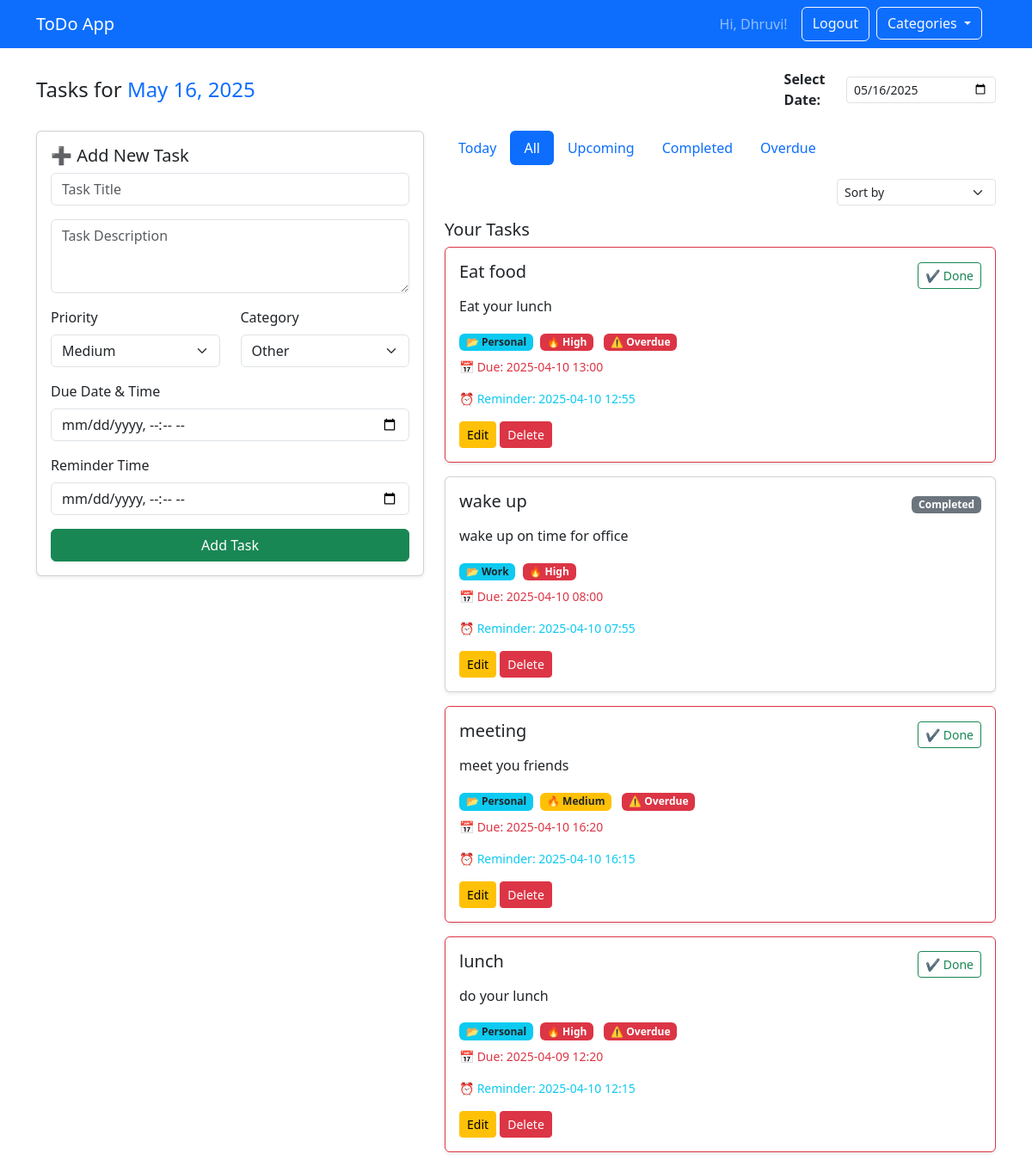
/tasks/all (signed in), run on the app's committed database.
### models.py (models this page shows)
class User(UserMixin, db.Model):
    id = db.Column(db.Integer, primary_key=True)
    username = db.Column(db.String(80), unique=True, nullable=False)
    password = db.Column(db.String(200), nullable=False)
    todos = db.relationship('Todo', backref='owner', lazy=True)

class Todo(db.Model):
    id = db.Column(db.Integer, primary_key=True)
    title = db.Column(db.String(100), nullable=False)
    description = db.Column(db.Text, nullable=True)
    category = db.Column(db.String(20), nullable=False, default='Other')
    created_at = db.Column(db.DateTime, default=datetime.utcnow)
    reminder_time = db.Column(db.DateTime, nullable=True)
    completed = db.Column(db.Boolean, default=False)
    due_date = db.Column(db.DateTime, nullable=True)
    priority = db.Column(db.String(10), nullable=False, default='Medium')
    user_id = db.Column(db.Integer, db.ForeignKey('user.id'), nullable=False)

### routes.py (the view)
@app.route('/tasks/all')
@login_required
def all_tasks():
    now = datetime.now()
    tasks = Todo.query.filter_by(user_id=current_user.id).all()
    return render_template('index.html', tasks=tasks, selected_date=date.today(), now=now, active_tab='all')

### routes.py (called while the page is built)
@login_manager.user_loader
def load_user(user_id):
    return User.query.get(int(user_id))

### templates/index.html (shortened to what this page needs)
{% extends 'base.html' %}
{% block content %}
<div class="d-flex justify-content-between align-items-center mb-4">
  <h4 class="mb-0">
    Tasks for <span class="text-primary">{{ selected_date.strftime('%B %d, %Y') }}</span>
  </h4>
  <div class="d-flex align-items-center">
    <label for="datePicker" class="me-2 fw-semibold">Select Date:</label>
    <input type="date" class="form-control form-control-sm" id="datePicker"
           value="{{ selected_date.strftime('%Y-%m-%d') }}">
  </div>
</div>
<div class="row">
  <div class="col-md-5 mb-4">
    <div class="card shadow-sm">
      <div class="card-body">
        <h5 class="card-title">➕ Add New Task</h5>
        <form method="POST" action="{{ url_for('add') }}">
          <div class="mb-3">
            <input type="text" name="title" class="form-control" placeholder="Task Title" required>
          </div>
          <div class="mb-3">
            <textarea name="description" class="form-control" rows="3" placeholder="Task Description"></textarea>
          </div>
          <div class="row">
            <div class="col-6 mb-3">
              <label class="form-label">Priority</label>
              <select name="priority" class="form-select" required>
                <option value="Medium" selected>Medium</option>
              </select>
            </div>
            <div class="col-6 mb-3">
              <label class="form-label">Category</label>
              <select name="category" class="form-select" required>
                <option value="Other" selected>Other</option>
              </select>
            </div>
          </div>
          <div class="mb-3">
            <label class="form-label">Due Date & Time</label>
            <input type="datetime-local" name="due_date" class="form-control">
          </div>
          <div class="mb-3">
            <label class="form-label">Reminder Time</label>
            <input type="datetime-local" name="reminder_time" class="form-control">
          </div>
          <button type="submit" class="btn btn-success w-100">Add Task</button>
        </form>
      </div>
    </div>
  </div>
  <div class="col-md-7">
    <ul class="nav nav-pills mb-3">
      <li class="nav-item"><a class="nav-link {% if active_tab == 'today' %}active{% endif %}" href="{{ url_for('index') }}">Today</a></li>
      <li class="nav-item"><a class="nav-link {% if active_tab == 'all' %}active{% endif %}" href="{{ url_for('all_tasks') }}">All</a></li>
      <li class="nav-item"><a class="nav-link {% if active_tab == 'upcoming' %}active{% endif %}" href="{{ url_for('upcoming_tasks') }}">Upcoming</a></li>
      <li class="nav-item"><a class="nav-link {% if active_tab == 'completed' %}active{% endif %}" href="{{ url_for('completed_tasks') }}">Completed</a></li>
      <li class="nav-item"><a class="nav-link {% if active_tab == 'overdue' %}active{% endif %}" href="{{ url_for('overdue_tasks') }}">Overdue</a></li>
    </ul>
    <div class="mb-3 d-flex justify-content-end">
      <form id="sortForm">
        <select name="sort" class="form-select form-select-sm w-auto" onchange="this.form.submit()">
          <option disabled selected>Sort by</option>
        </select>
      </form>
    </div>
    <h5>Your Tasks</h5>
    {% if tasks %}
      {% for task in tasks %}
      <div class="card mb-3 shadow-sm
        {% if task.due_date and not task.completed and task.due_date < now %}
          border border-danger
        {% endif %}">
        <div class="card-body">
          <div class="d-flex justify-content-between align-items-center">
            <h5 class="card-title">{{ task.title }}</h5>
            {% if not task.completed %}
            <form action="{{ url_for('mark_complete', id=task.id) }}" method="POST" style="display:inline;">
              <button class="btn btn-sm btn-outline-success">✔ Done</button>
            </form>
            {% else %}
            <span class="badge bg-secondary">Completed</span>
            {% endif %}
          </div>
          {% if task.description %}
            <p class="card-text mt-2">{{ task.description }}</p>
          {% endif %}
          <div class="mb-2">
            <span class="badge bg-info text-dark me-1">📂 {{ task.category }}</span>
            <span class="badge
              {% if task.priority == 'High' %}bg-danger
              {% elif task.priority == 'Medium' %}bg-warning text-dark
              {% else %}bg-success{% endif %}">
              🔥 {{ task.priority }}
            </span>
            {% if task.due_date and not task.completed and task.due_date < now %}
              <span class="badge bg-danger ms-2">⚠️ Overdue</span>
            {% endif %}
          </div>
          {% if task.due_date %}
          <p class="text-danger small">📅 Due: {{ task.due_date.strftime('%Y-%m-%d %H:%M') }}</p>
          {% endif %}
          {% if task.reminder_time %}
          <p class="text-info small">⏰ Reminder: {{ task.reminder_time.strftime('%Y-%m-%d %H:%M') }}</p>
          {% endif %}
          <a href="{{ url_for('update', id=task.id) }}" class="btn btn-sm btn-warning">Edit</a>
          <a href="{{ url_for('delete', id=task.id) }}" class="btn btn-sm btn-danger">Delete</a>
        </div>
      </div>
      {% endfor %}
    {% else %}
      <p>No tasks found. Start by adding one.</p>
    {% endif %}
  </div>
</div>
{% endblock %}

### templates/base.html (shortened to what this page needs)
<!DOCTYPE html>
<html lang="en">
<head>
    <link href="https://cdn.jsdelivr.net/npm/bootstrap@5.3.3/dist/css/bootstrap.min.css" rel="stylesheet">
</head>
<body>
<nav class="navbar navbar-expand-lg navbar-dark bg-primary">
    <div class="container">
        <a class="navbar-brand" href="/">ToDo App</a>
        <div class="d-flex">
            {% if current_user.is_authenticated %}
                <span class="navbar-text me-3">Hi, {{ current_user.username }}!</span>
                <a href="{{ url_for('logout') }}" class="btn btn-outline-light">Logout</a>
                <div class="dropdown me-3">
                  <button class="btn btn-outline-light dropdown-toggle ms-2" data-bs-toggle="dropdown">
                    Categories
                  </button>
                </div>
            {% else %}
                <a href="{{ url_for('login') }}" class="btn btn-outline-light btn-sm me-2">Login</a>
                <a href="{{ url_for('register') }}" class="btn btn-light btn-sm">Register</a>
            {% endif %}
        </div>
    </div>
</nav>
<div class="container mt-4">
    {% block content %}{% endblock %}
</div>
</body>
</html>

### data on the page
User: username "Dhruvi"
Todo: title "Eat food", description "Eat your lunch", category "Personal", priority "High", completed "⚠️ Overdue", due_date "2025-04-10 13:00", reminder_time "2025-04-10 12:55"
Todo: title "wake up", completed "Completed", description "wake up on time for office", category "Work", priority "High", due_date "2025-04-10 08:00", reminder_time "2025-04-10 07:55"
Todo: title "meeting", description "meet you friends", category "Personal", priority "Medium", completed "⚠️ Overdue", due_date "2025-04-10 16:20", reminder_time "2025-04-10 16:15"
Todo: title "lunch", description "do your lunch", category "Personal", priority "High", completed "⚠️ Overdue", due_date "2025-04-09 12:20", reminder_time "2025-04-10 12:15"
